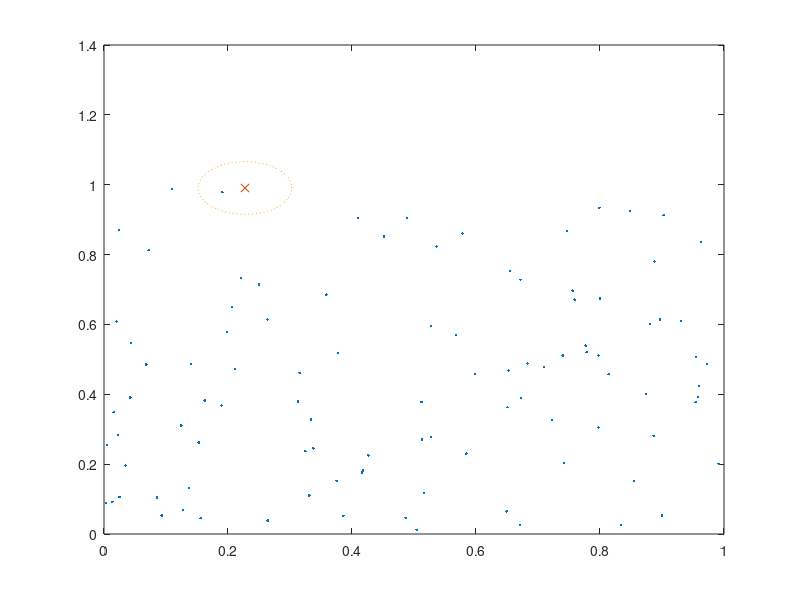

MATLAB code for this plot: (Note: this script raises an error after producing the figure.)
clear all
close all

addpath('..')

% Specify N random points uniformly distributed in [0 1]^2
N = 100;
points = rand(2,N);

% Plot the random points
figure;
plot(points(1,:), points(2,:), '.'); hold on

% Create a random point this_pt
this_pt = rand(2,1);
plot(this_pt(1), this_pt(2), 'x')

% Plot a random fixed distance from the this_pt
threshold = 0.2*rand;
theta = linspace(0, 2*pi, 100);
plot(this_pt(1) + threshold*cos(theta), ...
  this_pt(2) + threshold*sin(theta), ':')

% Compute and plot nearby points
near_pts = nearby_pts(this_pt, points, threshold);
plot(near_pts(1,:), near_pts(2,:), 'o')

axis equal